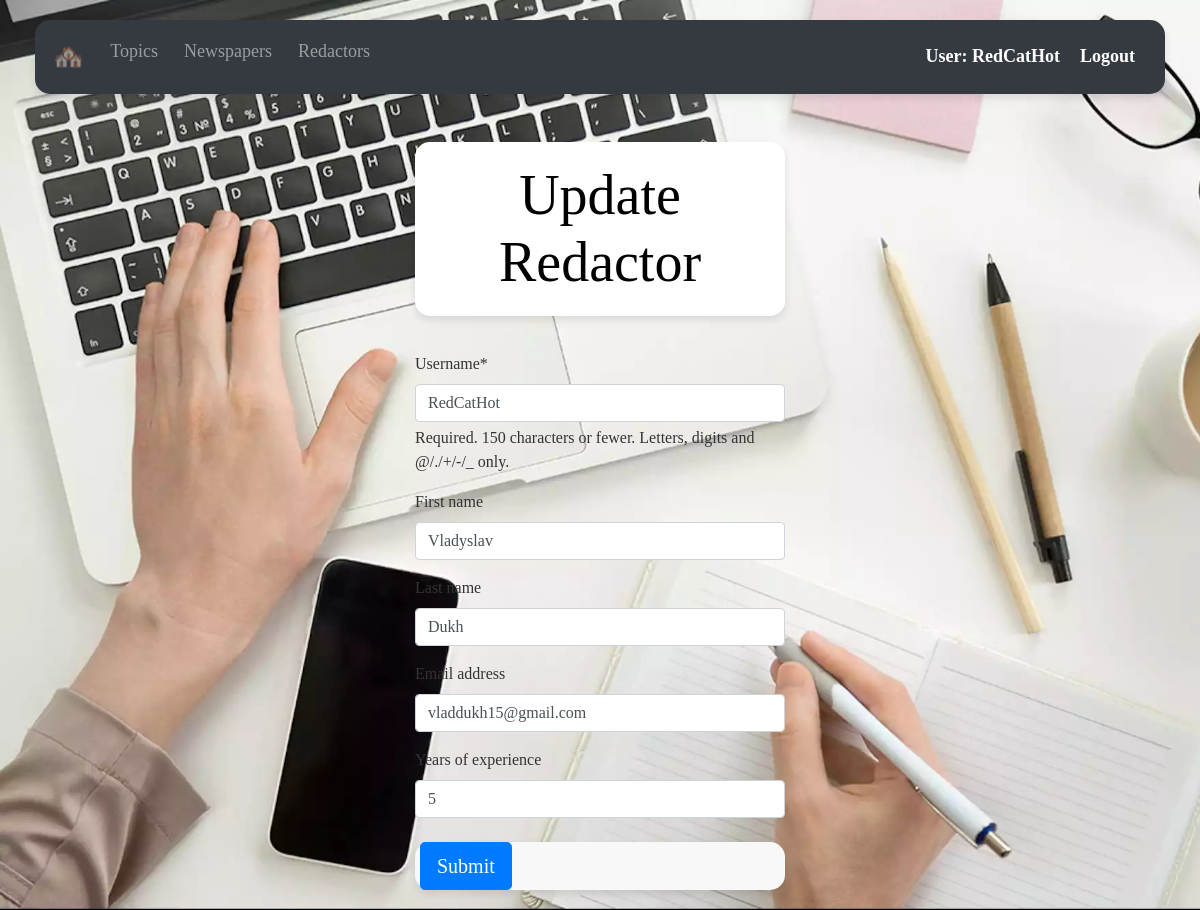
/redactors/1/update/ (signed in), run on an earlier commit of the app's database.
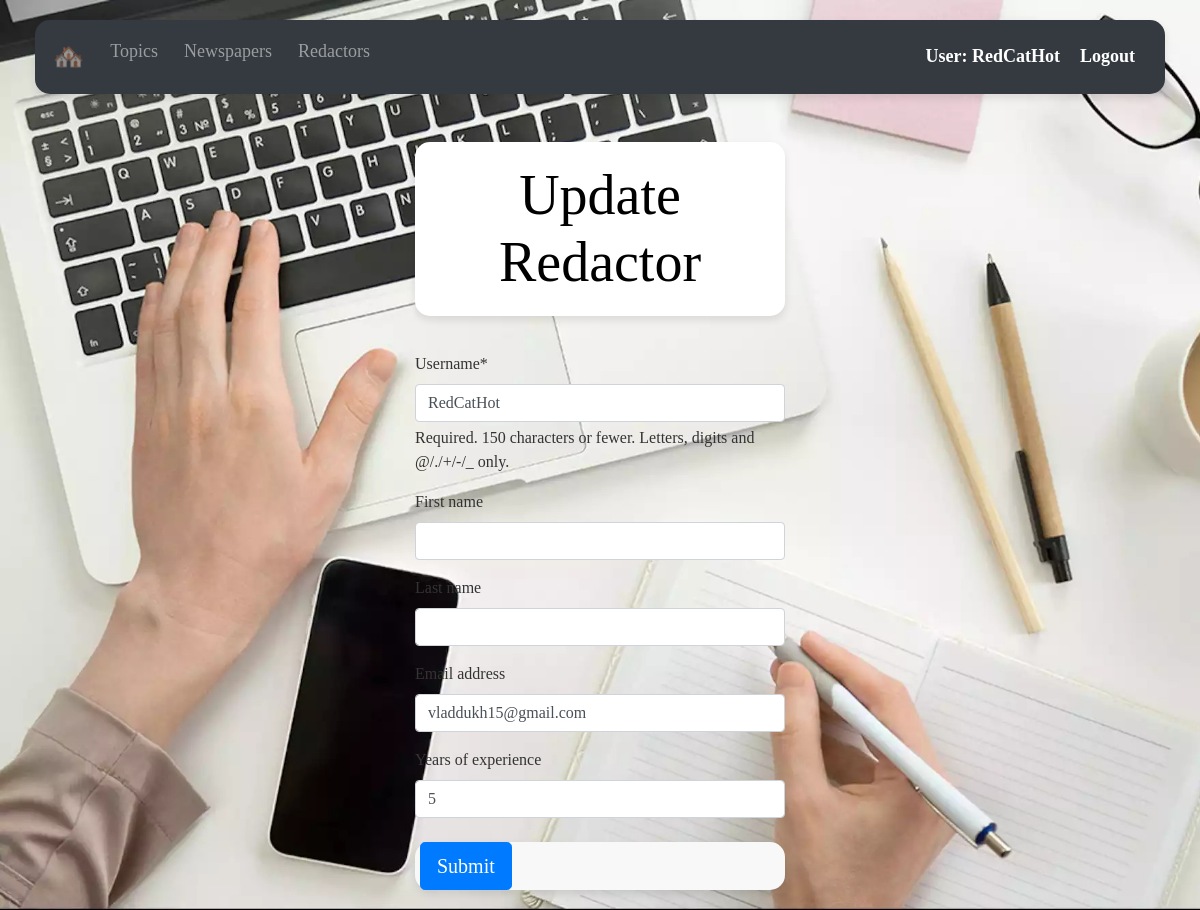
And on a later commit of the database.
### agency/models.py (models this page shows, shortened)
class Redactor(AbstractUser):
    years_of_experience = models.IntegerField(null=True, blank=True)
    class Meta:
        ordering = ["username"]

### agency/views.py (the view)
class RedactorUpdateView(LoginRequiredMixin, generic.UpdateView):
    model = Redactor
    fields = [
        "username",
        "first_name",
        "last_name",
        "email",
        "years_of_experience",
    ]
    success_url = reverse_lazy("newspaper:redactor-list")

### templates/agency/redactor_form.html (shortened to what this page needs)
{% extends "base.html" %}
{% load crispy_forms_filters %}
{% load static %}
{% block content %}
  <div class="container">
    <div class="row justify-content-center mt-5">
      <div class="col-md-6 text-center">
        <h1 class="display-4">{{ object|yesno:"Update,Create" }} Redactor</h1>
      </div>
    </div>
    <div class="row justify-content-center mt-3">
      <div class="col-md-6">
        <form action="" method="post" novalidate enctype="multipart/form-data">
          {{ form|crispy }}
          <div class="mt-4">
            <button class="btn btn-primary btn-lg" type="submit">Submit</button>
          </div>
        </form>
      </div>
    </div>
  </div>
{% endblock %}

### templates/includes/navbar.html (shortened to what this page needs)
<nav class="navbar navbar-expand-lg navbar-dark bg-dark">
  <div class="collapse navbar-collapse" id="navbarSupportedContent">
    <ul class="navbar-nav mr-auto">
      <li class="nav-item">
        <a class="nav-link" href="{% url "agency:index" %}" style="font-size: 25px;">🏘️</a>
      </li>
      <li class="nav-item">
        <a class="nav-link" href="{% url "agency:topic-list" %}">Topics</a>
      </li>
      <li class="nav-item">
        <a class="nav-link" href="{% url "agency:newspaper-list" %}">Newspapers</a>
      </li>
      <li class="nav-item">
        <a class="nav-link" href="{% url "agency:redactor-list" %}">Redactors</a>
      </li>
    </ul>
    <form class="form-inline my-2 my-lg-0">
      {% if user.is_authenticated %}
        <a class="navbar-brand" href="https://www.youtube.com/watch?v=dQw4w9WgXcQ&ab_channel=RickAstley">User: {{ user.username }}</a>
        <a class="navbar-brand" href="{% url 'logout' %}">Logout</a>
      {% else %}
        <a class="navbar-brand" href="{% url 'login' %}">Login</a>
      {% endif %}
    </form>
  </div>
</nav>

What changed in the data, as far as the page shows it:
changed Redactor "RedCatHot": first_name "Vladyslav" → (not shown); last_name "Dukh" → (not shown)
